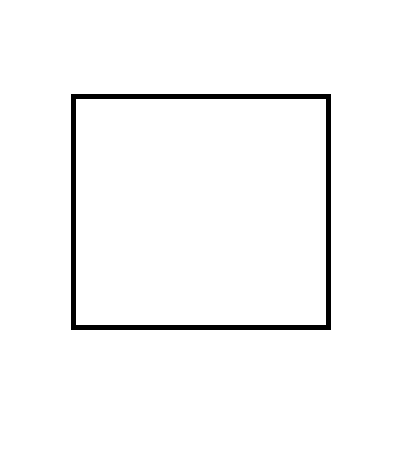
#> input picture DecisionTreeClassifier-with-scikit-learn-2021S-data/my_digit.png, 409 x 464 px
$ jupyter execute DecisionTreeClassifier-with-scikit-learn-2021S.ipynb
#> lines starting #> are read from the running program, lines starting #| are printed output that depends on the picture
# DecisionTreeClassifier with scikit learn

[cell 1]
import numpy as np
import matplotlib.pyplot as plt
from sklearn.tree import DecisionTreeClassifier ### added by Jephian


This work by Jephian Lin is licensed under a [Creative Commons Attribution 4.0 International License](http://creativecommons.org/licenses/by/4.0/).

## Code
```python
from sklearn.tree import DecisionTreeClassifier
model = DecisionTreeClassifier(<parameters)
model.fit(X, y)
y_new = model.predict(X_test)
```

[Official Reference](https://scikit-learn.org/stable/modules/generated/sklearn.tree.DecisionTreeClassifier.html)

## Parameters
- `criterion`: `"gini"` or `"entropy"`
the function to measure a good cut
- `max_depth`: an integer, the maximum depth of a tree
- `min_samples_split`: if a node has more than `min_samples_split` samples, then split further

and many others.

## Attributes
- `classes_`: an array of shape `(n_classes,)`
(Usually `0, ..., n_classes-1`)
- `feature_importances_`: an array of shape `(n_features,)`
the total importance (impurity reduction) of each feature
- `tree_`: the constructed decition tree

For `model.tree_`
- `children_left[i]`: id of the left child of node i or -1 if leaf node
- `children_right[i]`: id of the right child of node i or -1 if leaf node
- `feature[i]`: feature used for splitting node i
- `threshold[i]`: threshold value at node i
- `n_node_samples[i]`: the number of of training samples reaching node i
- `impurity[i]`: the impurity at node i

(Source: [Understanding the decision tree structure](https://scikit-learn.org/stable/auto_examples/tree/plot_unveil_tree_structure.html))

## Sample data

##### Exercise 1
Let
```python
mu = np.array([1,1])
cov = np.array([[1.1,-1],
                [-1,1.1]])
X = np.vstack([np.random.multivariate_normal(mu, cov, 100),
               np.random.multivariate_normal(-mu, cov, 100)])
y = np.array([0]*100 + [1]*100)
```

###### 1(a)
Plot the points (rows) in `X` with `c=y` .

[cell 2]
### your answer here
mu = np.array([1,1])
cov = np.array([[1.1,-1],
                [-1,1.1]])
X = np.vstack([np.random.multivariate_normal(mu, cov, 100),
               np.random.multivariate_normal(-mu, cov, 100)])
y = np.array([0]*100 + [1]*100)

# plot
plt.scatter(X[:,0], X[:,1], c=y)
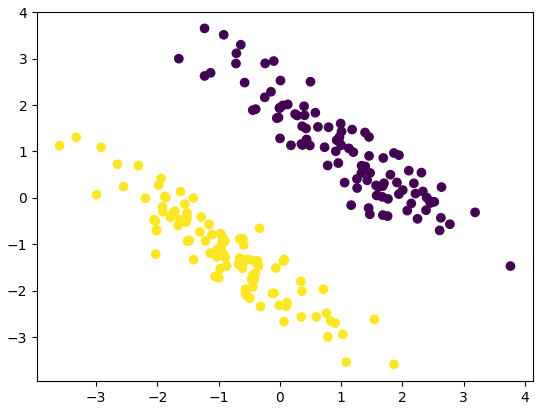
#> figure drawn by matplotlib, 1 panel

###### 1(b)
Draw 1000 random points uniformly on the region $-5\leq x\leq 5$ and $-5\leq y\leq 5$.
Use the trained model to make a prediction `y_new` .
Then plot these 1000 points with `c=y_new` .

[cell 3]
### your answer here
X_test = (np.random.rand(1000, 2)*10)-5

# model predict
model = DecisionTreeClassifier()
model.fit(X, y)
y_new = model.predict(X_test)

# plot
plt.scatter(X_test[:,0], X_test[:,1], c=y_new)
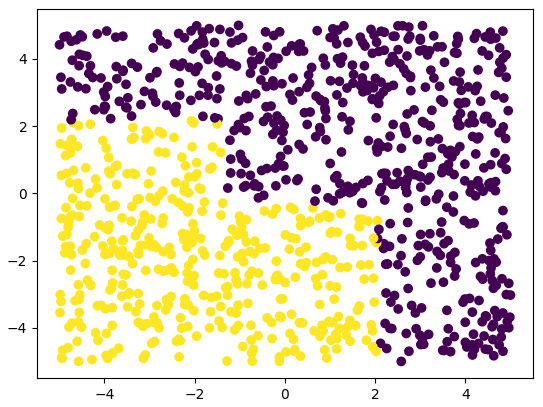
#> figure drawn by matplotlib, 1 panel

###### 1(c)
Trains a decision tree model.
Let
```python
from sklearn.tree import plot_tree
plot_tree(model)
```
Try to understand the following questions:
- Check if the number of samples in a node is equal to the sum of those in its two children
- What can you say about the `gini` value at each leaf node?
- What can you say about the `value` distribution at each leaf node?
- Check how many samples satisfies the criteria at the root node.  It should be the same as the number of samples in the left child (of the root).

[cell 4]
### your answer here
from sklearn.tree import plot_tree
plot_tree(model, class_names=['0','1'])

# ANS:
# 1. Yes, the number of samples in a node is equal to the sum of those in its two children(ex: 108+92=200, 90+18=108, etc.)

# 2. "gini" means the degree of impurity of the dataset. For example, there are 200 data points in the dataset. After the first
#    classification, the model say that there are 100 points labeled as 0, 100 points labeled as 1. 100 points are correct, and
#    100 are mislabeled, so the gini=0.5 (formula: https://www.datacamp.com/community/tutorials/decision-tree-classification-python)
#    Only if the gini=0 will the model stop classifying. gini=0 means that the node is pure.

# 3. "value" means the number of data points in each class (以這題來說就是多少點是被標0，多少被標1). Take the left child at
#    the second level as example, value=[18,90] means that 18 points should be labeled as 0, but they are mislabeles as 1.
#    Only if value=[0, xx] or [xx, 0] will the model stop classifying. It means that there are no points mislabeled.

# 4. There are 108 points satisfies the criteria at the root node, 92 don't.

##### Jephian:
Nice answers.
For 2, my intention was to have a observation that each node have the Gini impurity equal to zero.
For 4, you may use the code below and see if the output is the same as the number of samples in the left child of the root.
```python
j = model.tree_.feature[0]
t = model.tree_.threshold[0]
### x[j] <= t
(X[:,j] < t).sum()
```

##### Exercise 2
Let
```python
from sklearn.datasets import load_iris
iris = load_iris()
X = iris.data
y = iris.target
```

###### 2(a)
Apply the decision tree classification algorithm to `X` and `y` .
Make a prediciont of the training data.
How is the accuracy?

[cell 5]
### your answer here
from sklearn.datasets import load_iris
import sklearn.model_selection
iris = load_iris()
X = iris.data
y = iris.target


X_train, X_test, y_train, y_test = sklearn.model_selection.train_test_split(X, y, test_size=0.3, random_state=1) # 70% training and 30% test

from sklearn import metrics
from sklearn.tree import DecisionTreeClassifier
model = DecisionTreeClassifier()
model.fit(X_train, y_train)
y_new = model.predict(X_test)

print("Accuracy:",metrics.accuracy_score(y_test, y_new))

###### 2(b)
Plot the decision tree.
If a bag of $n$ balls contains $n_i$ balls of color $i$ (for colors $i=0,\ldots,c-1$), the **Gini impurity** of this bag (distribution) is
$$\sum_{i=0}^{c-1} p_i(1 - p_i),$$
where $p_i = n_i/n$ is the probability of getting a ball of color $i$.

Pick a node and check if this formula is correct.

[cell 6]
### your answer here
from sklearn.tree import plot_tree
plot_tree(model)
(36/105)*(1-36/105) + (32/105)*(1-32/105) + (37/105)*(1-37/105)

###### 2(c)
Change the model setting to `criteria="entropy"` and plot the decision tree again.
If a bag of $n$ balls contains $n_i$ balls of color $i$ (for colors $i=0,\ldots,c-1$), the **entropy** of this bag (distribution) is
$$\sum_{i=0}^{c-1} -p_i\log_2(p_i),$$
where $p_i = n_i/n$ is the probability of getting a ball of color $i$.

Pick a node and check if this formula is correct.

[cell 7]
### your answer here
import math
from sklearn import metrics
from sklearn.tree import DecisionTreeClassifier
model = DecisionTreeClassifier(criterion="entropy")
model.fit(X_train, y_train)
y_new = model.predict(X_test)

plot_tree(model)

-(36/105)*math.log((36/105),2)+-1*(34/69)*math.log((34/69),2)+-1*(35/69)*math.log((35/69),2)

[cell 8]
from math import log
-(36/105)*log(36/105,2) - (32/105)*log(32/105,2) - (37/105)*log(37/105,2)

##### Jephian:
You may use `np.log2` instead.

##### Exercise 3
Let
```python
from sklearn.datasets import load_digits
digits = load_digits()
mask = (digits.target == 0) | (digits.target == 1)
X = digits.data[mask]
y = digits.target[mask]
```

###### 3(a)
Train a decision tree classification model.
How is its accuracy score?

[cell 9]
### your answer here
from sklearn.datasets import load_digits
from sklearn.model_selection import train_test_split
from sklearn import metrics

digits = load_digits()
mask = (digits.target == 0) | (digits.target == 1)
X = digits.data[mask]
y = digits.target[mask]
model = DecisionTreeClassifier()
model.fit(X, y)
y_new = model.predict(X)
print("Testing data accuracy:",metrics.accuracy_score(y, y_new))

###### 3(b)
Use any software or online app to draw a picture of 0 or 1.
Save it as a file, e.g., `my_digit.png` .
Use the following code to load it.
```python
from PIL import Image
img = Image.open("my_digit.png").resize(8,8)
```
Does the model give you the right answer?
Each of you can do 5 pictures.
Let's see what is the accuracy score.

[cell 10]
import os ### added by Jephian
path = "DecisionTreeClassifier-with-scikit-learn-2021S-data" ### added by Jephian

### your answer here
from PIL import Image
def ImageToMatrix(filename):
    # 读取图片
    im = Image.open(filename).resize((8,8))

    width,height = im.size
#> width = 8; height = 8
    im = im.convert("L")
    data = im.getdata()
    data = np.array(data,dtype='float')/255.0
#> data = 64 values, max 1 at index 0, min 0.894 at index 41, mean 0.974
    #new_data = np.reshape(data,(width,height))
    new_data = np.reshape(data,(height,width))
    return new_data

filename = os.path.join(path, "my_digit.png") ### added by Jephian
data = ImageToMatrix(filename) ### added by Jephian
# data = ImageToMatrix("my_digit.png")

data[data < 1] = 0

mask0 = (data[:,6] == 0)
#> mask0 = [False, True, True, True, True, True, False, False]
mask1 = (data[:,6] == 1)
#> mask1 = [True, False, False, False, False, False, True, True]
X = data[:,mask0]
#> X = [[1, 1, 1, 1, 1], [0, 0, 0, 0, 0], [0, 0, 0, 0, 0], [0, 1, 1, 1, 0], [0, 1, 1, 1, 1], [0, 0, 0, 0, 0], [0, 0, 0, 0, 0], [1, 1, 1, 1, 1]]
y = data[:,mask1]
#> y = [[1, 1, 1], [1, 0, 1], [0, 0, 1], [0, 0, 1], [0, 0, 1], [0, 0, 1], [1, 1, 1], [1, 1, 1]]

model = DecisionTreeClassifier()
model.fit(X, y)
y_new = model.predict(X)
#> y_new = [[1, 1, 1], [0, 0, 1], [0, 0, 1], [0, 0, 1], [0, 0, 1], [0, 0, 1], [0, 0, 1], [1, 1, 1]]
print("Testing data accuracy:",metrics.accuracy_score(y, y_new))
#| Testing data accuracy: 0.75


def MatrixToImage(data):
    data = data*255
    new_im = Image.fromarray(data.astype(np.uint8))
    return new_im


new_im = MatrixToImage(data)

new_im.show()

##### Jephian:
The question is asking you to use the model you trained in 1(a) to predict the digit you drew.
You may run 1(a) again and run the following code.
```python
import os
from PIL import Image
path = "DecisionTreeClassifier-with-scikit-learn-2021S-data"
filename = os.path.join(path, "my_digit.png")
img = Image.open(filename).resize((8,8)).convert("L")

arr = np.array(img).ravel()
arr = (255 - arr) * 16 / 255
X_sample = arr[np.newaxis, :]
model.predict(X_sample)
```

## Experiments

##### Exercise 4
Let
```python
from sklearn.datasets import load_iris
iris = load_iris()
X = iris.data
y = iris.target
```
and `model` be your decision tree classification model.

###### 4(a)
Plot the decision tree with the keyword `node_ids=True` .
(If necessary, you may use `plt.figure(figsize=(15,15))` to change the figure size.)

[cell 11]
### your answer here
from sklearn.datasets import load_iris
iris = load_iris()
X = iris.data
y = iris.target


X_train, X_test, y_train, y_test = train_test_split(X, y, test_size=0.3, random_state=1) # 70% training and 30% test

from sklearn import metrics
from sklearn.tree import DecisionTreeClassifier
model = DecisionTreeClassifier()
model.fit(X_train, y_train)
y_new = model.predict(X_test)

plt.figure(figsize=(15,15))
plot_tree(model,node_ids=True)

###### 4(b)
Let `T = model.tree_` .
Print `T.children_left` and `T.children_right` .
Compare these two arrays with the decision tree you printed.
What do they mean?

[cell 12]
### your answer here
T = model.tree_
print(T.children_left)
print(T.children_right)
#在left和right的第i個元素表示
#在第i個node上，第i個node的左子節點和右子節點
#-1代表沒有子節點

###### 4(c)
Print `T.feature` and `T.threshold` .
Compare these two arrays with the decision tree you printed.
What do they mean?

[cell 13]
### your answer here
print(T.feature)
#T.feature[i]表示
#在分類第i個節點時，以第feature[i]個特徵進行分類
print(T.threshold)
#每個節點分類的臨界值

###### 4(d)
Print `T.n_node_samples` and `T.impurity` .
Compare these two arrays with the decision tree you printed.
What do they mean?

[cell 14]
### your answer here
print(T.n_node_samples)
#T.n_node_samples[i]表示
#在第i個節點中總共有T.n_node_samples[i]個樣本
print(T.impurity)
#值越大代表該節點所含的資訊量越雜
#要再進一步找出feature進行分類

###### 4(e)
For each `i = 0,1,2,3`, count how many nodes uses feature `i` for splitting.

[cell 15]
### your answer here
for i in range(4):
    print("Feature ",i," uses ",sum(T.feature==i)," times")

###### 4(f)
Suppose there are $N$ sample points in the training data.
Suppose a node contains $n_s$ sample points.
Within these sample points, there is a chance of $p_i$ to get class $i$.
One may calculate the impurity $H$ (Gini or entropy) at this point.

Suppose the "information" at each node is
$$I = \frac{n_s}{N}\cdot H.$$
Calculate the information at each node.

[cell 16]
### your answer here
ns = T.n_node_samples
H = T.impurity
N=105
I = (ns/N)*H
for i in range(13):
    print("The information of node ",i,"is ",I[i])

###### 4(e)
Suppose $I$ is the information at one node, while $I_\ell$ and $I_r$ are the information at its left and right children, respectively.
The **information gain** at this node is $I_\ell + I_r -I$.
Calculate the information gain at each node.

[cell 17]
### your answer here
inf_g = np.zeros_like(I)
for i in range(13):
    left = T.children_left[i]
    right = T.children_right[i]
    if left == -1:
        if right == -1:
            inf_g[i] = I[i]
        inf_g[i] = I[right]-I[i]
    inf_g[i] = I[left]+I[right]-I[i]
    print("The information gain of node ",i," is: ",inf_g[i])

###### 4(f)
Let $W_i$ be the sum of information gain among nodes using feature $i$ for splitting.
Calculate an array `W` such whose entries are `W_i` for each feature $i$.
Let `W = W / W.sum()` .
Compare `W` with `model.feature_importances_` .

[cell 18]
### your answer here
feature = T.feature
W = np.zeros(4)

where0 = np.where(feature==0)
where1 = np.where(feature==1)
where2 = np.where(feature==2)
where3 = np.where(feature==3)

for i in range(4):
    inf_where = np.where(feature==i)
    W[i] = sum(inf_g[inf_where])

W = W / W.sum()
print(model.feature_importances_)
print(W)

##### Exercise 5
Let
```python
X = 5 * np.random.randn(1000,2)
lengths = np.linalg.norm(X, axis=1)
band1 = (lengths > 1) & (lengths <2)
band2 = (lengths > 3) & (lengths <4)
X = X[band1 | band2, :]
y = np.array([0]*band1.shape[0] + [1]*band2.shape[0])
```

###### 5(a)
Go through the split-train-test process.
What is the accuracy score?

[cell 19]
from sklearn.model_selection import train_test_split
X = 5 * np.random.randn(1000,2)
lengths = np.linalg.norm(X, axis=1)
band1 = (lengths > 1) & (lengths <2)
band2 = (lengths > 3) & (lengths <4)
X = np.vstack([X[band1], X[band2]])
y = np.array([0]*band1.sum() + [1]*band2.sum())

score = np.array([])
for i in range(10):
    X_train, X_test, y_train, y_test = train_test_split(X, y)
    model = DecisionTreeClassifier()
    model.fit(X, y)
    y_new = model.predict(X_test)

    scr = np.sum(y_new==y_test)/y_test.shape[0]
    score = np.append(score,scr)

[cell 20]
for i in range(10):
    print("test",i+1,": score =",score[i])
print("average score =",np.mean(score))

###### 5(b)
Use some random points to plot the regions for each class.
(Just as what we did in Exercise 1.)

[cell 21]
### your answer here
X_test=np.random.rand(1000,2)*10-5
y_new = model.predict(X_test)
plt.axis('equal')
plt.scatter(X_test.T[0],X_test.T[1],c=y_new)
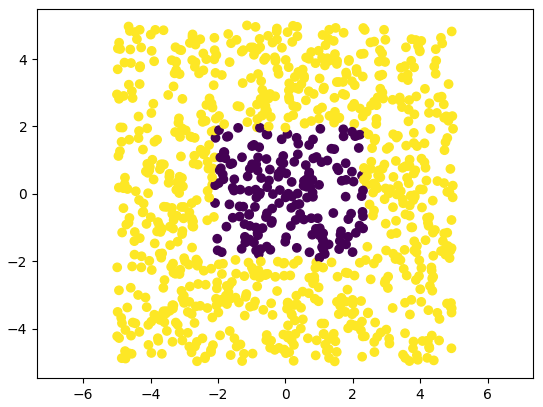
#> figure drawn by matplotlib, 1 panel
